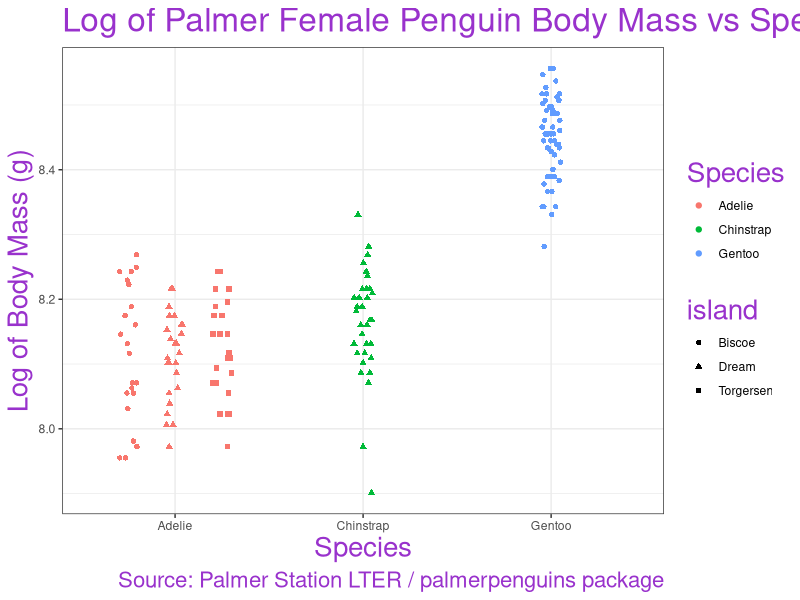
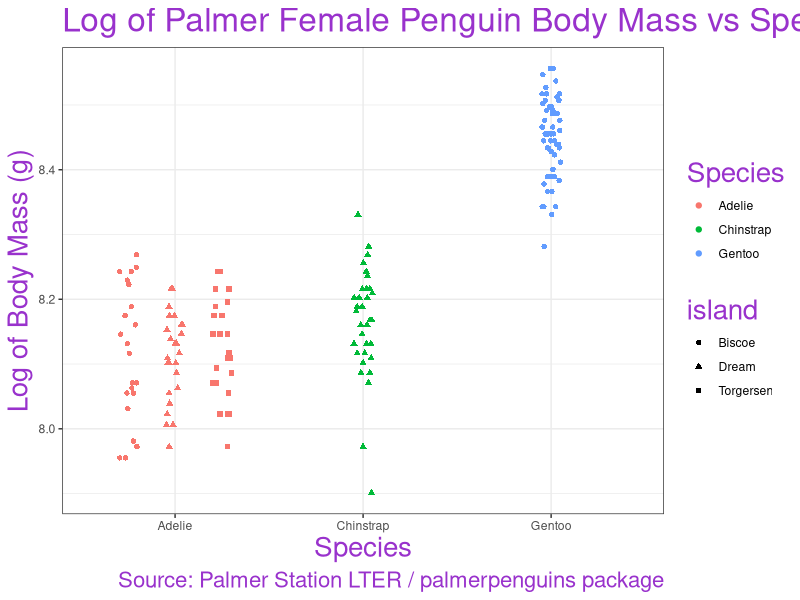

These figures' R source, in order:
##### Week 4 Homework Practice with dplyr (Part 1) ####
##### Created by: Sally Heo ####
##### Updated on: 2022-02-15 ##########################

## Load libraries needed for code ####
library(palmerpenguins) # Load the Palmer Penguins data set
library(tidyverse) # Loading tidyverse
library(here) # Loading here

#### Load data ###
# The data is part of the package and is called penguins
glimpse(penguins) # Glimpse allows us to look at penguins data

#### Data analysis ### 

#### Part 1 ##########

data <- penguins %>% # Using the penguin dataframe
  drop_na(sex) %>% # Dropping rows with NAs from a specific column
  group_by(species, island, sex) %>% # Group by species, island, and sex
  summarise(mean_body_mass = mean(body_mass_g, na.rm =TRUE), # Calculating the mean of body mass
            variance_body_mass = var(body_mass_g, na.rm=TRUE)) # Calculating the variance of body mass
View(data) # Viewing the data of calculated mean, variance of body mass by species, island, sex without any NAs

#### Part 2 ###########

penguins %>% # Plot and using penguins dataframe
  filter(sex != "male") %>% # Filter out male penguins
  mutate(log_mass = log(body_mass_g)) %>% # Mutate: Adding a new column with log body_mass, and to calculate log body mass
  select(species, island, sex, log_mass) %>% # Select only the columns for species, island, sex, and log body mass
  ggplot(aes(x = species, # Making a plot using the data above, x-axis species
             y= log_mass, # y-axis is log_mass
             color = species, # Mapped to color for the species
             shape = island))+ # Mapped to a different variable than color, which in this case is island
  geom_point(position = position_jitterdodge()) + # Using point geometry with jitterdodge
  labs(title = "Log of Palmer Female Penguin Body Mass vs Species",  # Adding title for plot
       caption = "Source: Palmer Station LTER / palmerpenguins package", # Adding the source
       y = "Log of Body Mass (g)", # Changing label for y-axis
       x = "Species",# Changing label for x-axis
       color = "Species") + # Changing label for Species
  theme_bw() +# theme is black and white
  theme(title = element_text(size = 20, color = "darkorchid")) # Element_text() sets the font size, color, and face of the text elements like plot.title
 


ggsave(here("Week_4b","Outputs","Homework4lab.pdf"), # Save in Outputs Folder of Week4
       width = 7, height = 5)

